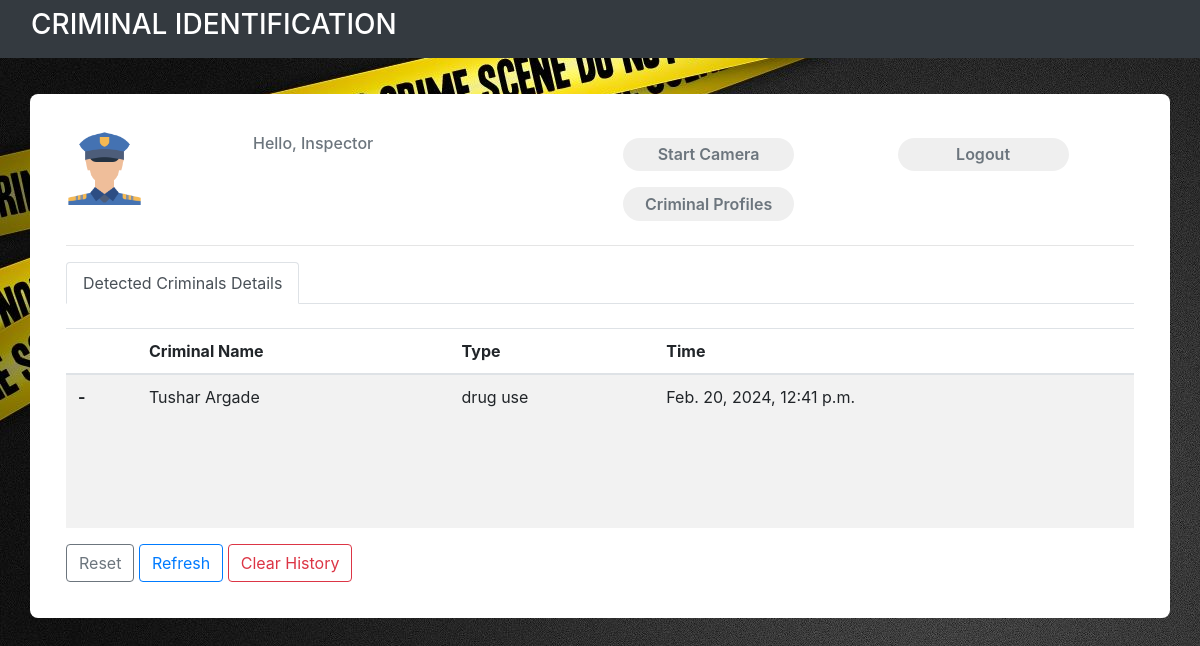
The page /dashboard (signed in) on the database its author committed.
### core/models.py (models this page shows, shortened)
class Profile(models.Model):
    first_name = models.CharField(max_length=70)
    last_name = models.CharField(max_length=70)
    date = models.DateField()
    phone = models.BigIntegerField()
    city = models.CharField(max_length=70)
    crime_type = models.CharField(choices=types,max_length=20,null=True,blank=False,default='arson')
    fir = models.CharField(max_length=500)
    detect = models.BooleanField(default=False)
    image = models.ImageField()
    updated = models.DateTimeField(auto_now=True)

### core/views.py (the view)
# urls.py: path('dashboard', dashboard, name= 'dashboard'),
@login_required(login_url="log_in")
@cache_control(no_cache = True, must_revalidate = True, no_store = True)
def dashboard(request):
    scanned = LastFace.objects.all().order_by('date').reverse()
    detect = Profile.objects.filter(detect=True).order_by('updated').reverse()
    context = {
        'scanned': scanned,
        'detect': detect,
        'fname': request.user.first_name,
        'lname': request.user.last_name,
    }
    return render(request, 'core/dashboard.html', context)

### core/templates/core/dashboard.html (shortened to what this page needs)
{% extends "core/base.html" %}
{% load static %}
{% block content %}
<div class="container emp-profile">
    <div class="row">
        <div class="col-md-2">
            <img src="{% static 'img/sir.png'%}" alt="" width="50%">
        </div>
        <div class="col-md-4">
            <div class="profile-head">
                <h6 class="text-muted p-1"> Hello, Inspector </h6>
                <h3 class="text-muted p-1"> {{fname}} {{lname}}</h3>
            </div>
        </div>
        <div class="col-md-3">
            <a target="_blank" class="scan" href="details"><input type="submit" class="profile-edit-btn m-2"
                     name="btnAddMore" value="Start Camera" /></a>
            <a   href="profiles"><input type="submit" class="profile-edit-btn m-2 "
                        name="btnAddMore" value="Criminal Profiles" /></a>
        </div>
        <div class="col-md-3">
            <a href="{% url 'log_out' %}"><input type="submit" class="profile-edit-btn m-2 " name="btnAddMore"
                value="Logout" /></a>
        </div>
    </div>
    <hr>
    <ul class="nav nav-tabs" id="myTab" role="tablist">
        <li class="nav-item" role="presentation">
            <a class="nav-link active" id="present-tab" data-toggle="tab" href="#present" role="tab"
                aria-controls="home" aria-selected="true">Detected Criminals Details</a>
        </li>
    </ul>
    <div class="tab-content" id="myTabContent">
        <br>
        <div class="tab-pane fade show active" id="present" role="tabpanel" aria-labelledby="home-tab" >
            <table class="table table-striped " style="height:200px; overflow: auto;">
                <thead>
                    <tr>
                        <th scope="col"> </th>
                        <th scope="col">Criminal Name</th>
                        <th scope="col">Type</th>
                        <th scope="col">Time</th>
                    </tr>
                </thead>
                <tbody>
                    {% for profile in detect %}
                    <tr>
                        <th scope="row">-</th>
                        <td>{{profile.first_name}} {{profile.last_name}}</td>
                        <td>{{profile.crime_type}}</td>
                        <td>{{profile.updated}}</td>
                    </tr>
                    {% endfor%}
                </tbody>
            </table>
            <a href="{% url 'reset' %}"><button type="button" class="btn btn-outline-secondary">Reset</button></a>
            <a href="{% url 'dashboard' %}"><button type="button" class="btn btn-outline-primary">Refresh</button></a>
            <a href="{% url 'clear_history' %}"><button type="button" class="btn btn-outline-danger">Clear History</button></a>
        </div>
        </div>
    </div>
{% endblock content %}

### static/css/details.css (style rules this page uses)
body { background-image: url("css/base.jpg"); }
.emp-profile { padding: 3%; margin-top: 3%; margin-bottom: 3%; border-radius: 0.5rem; background: rgb(255, 255, 255); }
.profile-head h6 { color: #0062cc; }
.profile-head h3 { color: #ffffff; }
.profile-edit-btn { border: none; border-radius: 1.5rem; width: 70%; padding: 2%; font-weight: 600; color: #6c757d; cursor: pointer; }

### rows shown on the page
Profile: first_name "Tushar", last_name "Argade", crime_type "drug use", updated "Feb. 20, 2024, 12:41 p.m."
